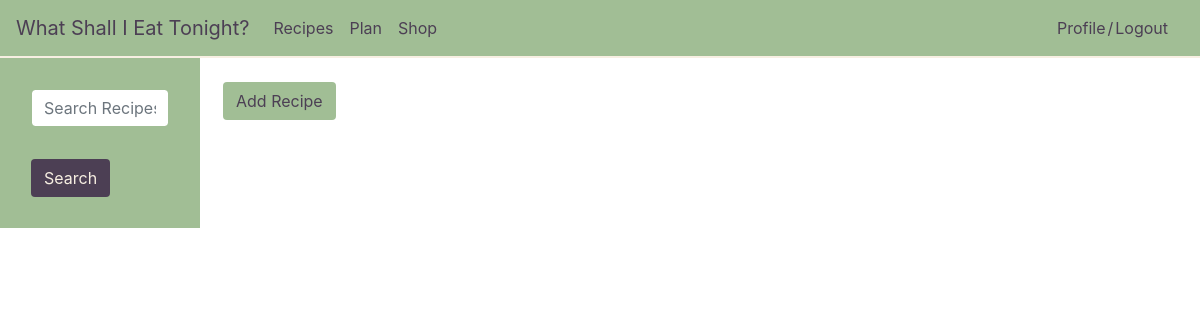
Before: /recipes/ with the older database file.
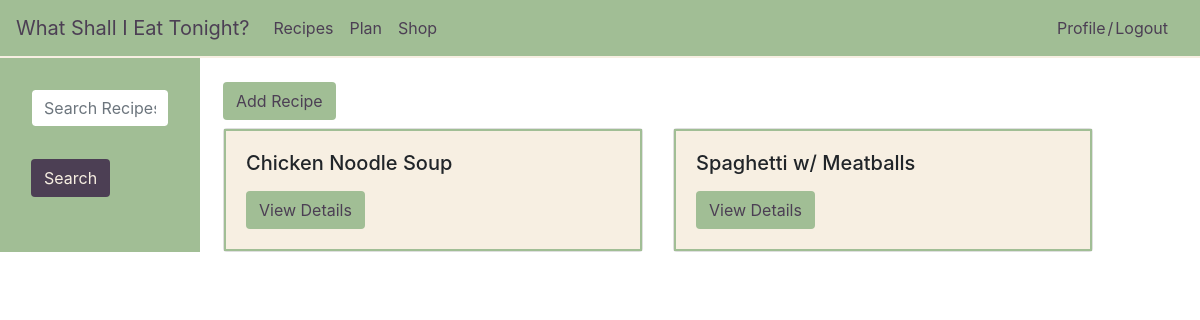
After: the same page with the newer database file.
### recipes/models.py (models this page shows, shortened)
class Recipe(models.Model):
    user = models.ForeignKey(User, on_delete=models.CASCADE)
    title = models.CharField(max_length = 200)
    url = models.URLField(max_length=200, blank=False, default='')
    cal_date = models.DateField(null=True)
    tag = models.CharField(max_length = 100, blank=True, null=True)
    ingredients = models.TextField()
    BREAKFAST = 'Breakfast'
    BRUNCH = 'Brunch'
    LUNCH = 'Lunch'
    DINNER = 'Dinner'
    SIDES = 'Sides'
    SNACKS = 'Snacks'
    DRINKS = 'Drinks'
    COURSE_CHOICES = (
        (BREAKFAST, 'Breakfast'),
        (BRUNCH, 'Brunch'),
        (LUNCH, 'Lunch'),
        (DINNER, 'Dinner'),
        (SIDES, 'Sides'),
        (SNACKS, 'Snacks'),
        (DRINKS, 'Drinks'),
        (None, 'None')
    )
    course = models.CharField(
        max_length = 100,
        choices = COURSE_CHOICES,
        null = True,
        default = None,
    )

### recipes/views.py (the view)
# urls.py: path('', views.IndexView.as_view(), name='index')
class IndexView(generic.ListView):
    template_name = 'recipes/index.html'
    context_object_name = 'recipe_list'
    def get_queryset(self):
        return Recipe.objects.all()

### recipes/templates/recipes/index.html (shortened to what this page needs)
{% extends 'recipes_base.html' %}
    {% block body %}
    <a class="btn btn-md add-recipe" href="{% url 'recipes:add_recipe' %}" type="button">
      Add Recipe
     </a>
      {% if recipe_list %}
        <div class="card-deck mt-2">
          {% for recipe in recipe_list %}
            <div class="card">
              <div class="card-body">
                <h5 class="card-title">{{ recipe.title}}</h5>
                <a href="{% url 'recipes:detail' recipe.id %}" class="btn add-recipe">View Details</a>
              </div>
            </div>
          {% endfor %}
        </div>
      {% endif %}
    {% endblock %}

### recipes/templates/recipes_base.html (shortened to what this page needs)
{% load static %}
<!DOCTYPE html>
<html lang="en" dir="ltr">
  <head>
    <link href="https://stackpath.bootstrapcdn.com/bootstrap/4.1.3/css/bootstrap.min.css" rel="stylesheet">
      <link rel="stylesheet" href="{% static 'recipes/main.css' %}" />
  </head>
  <body>
    <nav class="navbar navbar-fixed-top navbar-expand-lg" role="navigation" id="topnav">
      <a class="navbar-brand" href="#" style="color: #4C3F54">What Shall I Eat Tonight?</a>
      <div class="collapse navbar-collapse" id="navbarSupportedContent">
        <ul class="navbar-nav mr-auto">
          <li class="nav-item active">
            <a class="nav-link" href="{% url 'recipes:index' %}">Recipes</a>
          </li>
          <li class="nav-item">
            <a class="nav-link" href="{% url 'plan:index' %}">Plan</a>
          </li>
          <li class="nav-item">
            <a class="nav-link" href="#">Shop</a>
          </li>
        </ul>
        <ul class="nav justify-content-end">
          <li class="nav-item">
            <a href="{% url 'home:view_profile' %}" class="nav-link" style="padding-right: 2px;">Profile</a>
          </li>
          <li class="nav-item">
            <a href="#" class="nav-link disabled" style=" padding-right:0; padding-left:0;">/</a>
          </li>
          <li class="nav-item">
            <a href="{% url 'home:logout' %}" class="nav-link" style="padding-left: 2px;">Logout</a>
          </li>
        </ul>
      </div>
    </nav>
    <div class="container-fluid">
      <div class="row row-offcanvas row-offcanvas-left">
        <nav class="col-xs-6 col-sm-2 sidebar-offcanvas" id="sidebar" role="navigation">
          <div class="sidebar-nav">
            <ul class="nav justify-content-start">
              <li class="nav-item p-3">
                <form method="GET" action="{% url 'recipes:search' %}"
                  value="{{ request.GET.q }}">
                  <input type="text" class="form-control" placeholder="Search Recipes"
                    name="q" value="{{ request.GET.q }}">
              </li>
              <li class="nav-item p-3">
                <input type="submit" name="submit" value="Search" class="btn" id="searching">
              </li>
            </ul>
          </div>
        </nav>
        <div class="col-10 col-sm-10 col-lg-9 ml-2">
          <br>
          {% block body %}
          {% endblock %}
          </div>
        </div>
      </div>
  </body>
</html>

### recipes/static/recipes/main.css (style rules this page uses)
html, body { box-sizing: border-box; }
.card-body { border: 2px solid #A1BE95; background-color: #F7EFE2; }
#searching { background-color: #4C3F54; color: #F7EFE2; }
.add-recipe { background-color: #A1BE95; color: #4C3F54; }
.form-control { border-color: #A1BE95; }
#topnav { background-color:#A1BE95; border-bottom: 2px solid #F7EFE2; }
#topnav a { color: #4C3F54; }
#sidebar { padding: 15px; background-color: #A1BE95; }

Changed rows visible on the page:
added Recipe: title "Chicken Noodle Soup"
added Recipe: title "Spaghetti w/ Meatballs"
